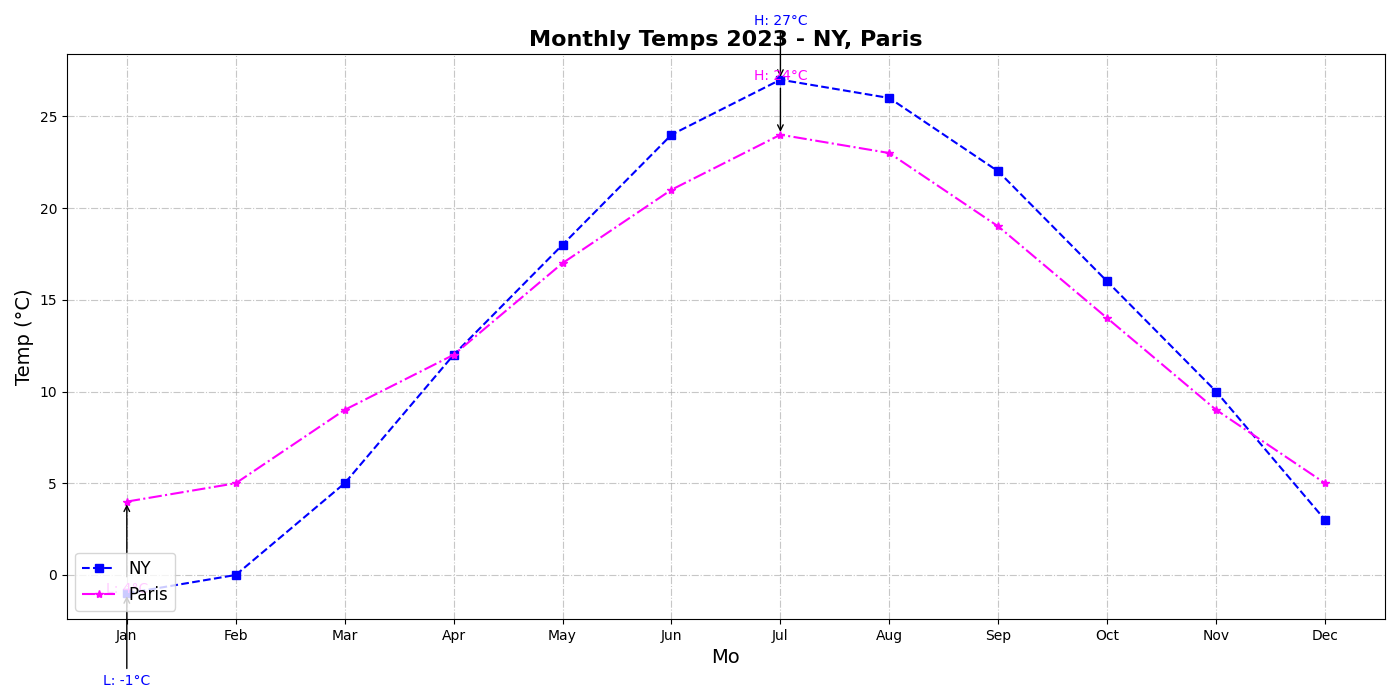

The Python source for this figure:
import matplotlib.pyplot as plt
import numpy as np

months = np.array(["Jan", "Feb", "Mar", "Apr", "May", "Jun", "Jul", "Aug", "Sep", "Oct", "Nov", "Dec"])
new_york_temps = np.array([-1, 0, 5, 12, 18, 24, 27, 26, 22, 16, 10, 3])
paris_temps = np.array([4, 5, 9, 12, 17, 21, 24, 23, 19, 14, 9, 5])

fig, ax1 = plt.subplots(1, 1, figsize=(14, 7))

ax1.plot(months, new_york_temps, label="NY", linestyle='--', color='blue', marker='s')
ax1.plot(months, paris_temps, label="Paris", linestyle='-.', color='magenta', marker='*')

cities_data = {'NY': new_york_temps, 'Paris': paris_temps}
colors = ['blue', 'magenta']

for i, (city, temps) in enumerate(cities_data.items()):
    max_temp = max(temps)
    min_temp = min(temps)
    ax1.annotate(f'H: {max_temp}°C', xy=(months[temps.argmax()], max_temp),
                 xytext=(months[temps.argmax()], max_temp + 3), ha='center',
                 color=colors[i], fontsize=10, arrowprops=dict(facecolor=colors[i], arrowstyle='->'))
    ax1.annotate(f'L: {min_temp}°C', xy=(months[temps.argmin()], min_temp),
                 xytext=(months[temps.argmin()], min_temp - 5), ha='center',
                 color=colors[i], fontsize=10, arrowprops=dict(facecolor=colors[i], arrowstyle='->'))

ax1.set_title("Monthly Temps 2023 - NY, Paris", fontsize=16, fontweight='bold')
ax1.set_xlabel("Mo", fontsize=14)
ax1.set_ylabel("Temp (°C)", fontsize=14)
ax1.legend(loc="lower left", fontsize=12)
ax1.grid(True, linestyle='-.', alpha=0.7)

plt.tight_layout()
plt.show()
